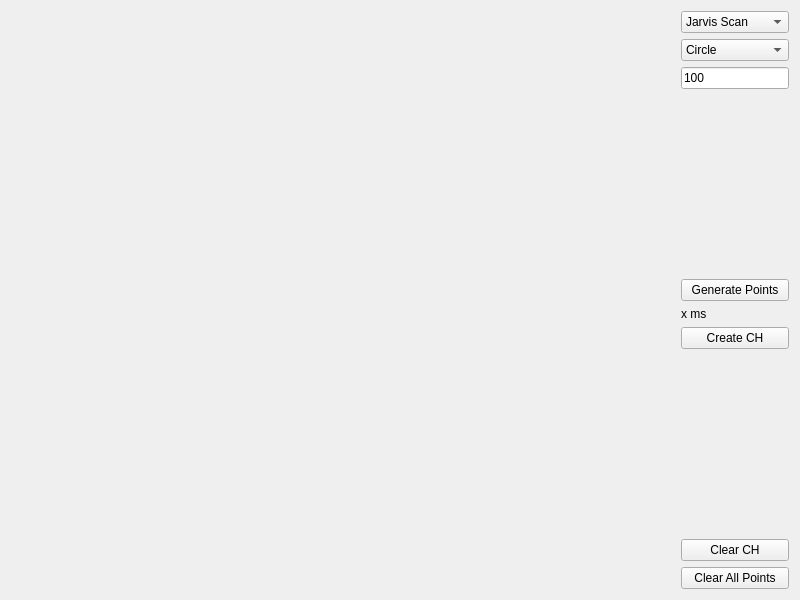
<?xml version="1.0" encoding="UTF-8"?>
<ui version="4.0">
 <class>Widget</class>
 <widget class="QWidget" name="Widget">
  <property name="geometry">
   <rect>
    <x>0</x>
    <y>0</y>
    <width>800</width>
    <height>600</height>
   </rect>
  </property>
  <property name="sizePolicy">
   <sizepolicy hsizetype="Minimum" vsizetype="Preferred">
    <horstretch>0</horstretch>
    <verstretch>0</verstretch>
   </sizepolicy>
  </property>
  <property name="maximumSize">
   <size>
    <width>16777214</width>
    <height>16777215</height>
   </size>
  </property>
  <property name="windowTitle">
   <string>Create Convex Hull</string>
  </property>
  <layout class="QHBoxLayout" name="horizontalLayout">
   <item>
    <widget class="Draw" name="Canvas" native="true">
     <property name="sizePolicy">
      <sizepolicy hsizetype="Preferred" vsizetype="Preferred">
       <horstretch>1</horstretch>
       <verstretch>0</verstretch>
      </sizepolicy>
     </property>
     <property name="maximumSize">
      <size>
       <width>16777215</width>
       <height>16777215</height>
      </size>
     </property>
    </widget>
   </item>
   <item>
    <layout class="QVBoxLayout" name="verticalLayout">
     <item>
      <widget class="QComboBox" name="comboBox">
       <item>
        <property name="text">
         <string>Jarvis Scan</string>
        </property>
       </item>
       <item>
        <property name="text">
         <string>QHull</string>
        </property>
       </item>
       <item>
        <property name="text">
         <string>Sweep Line</string>
        </property>
       </item>
      </widget>
     </item>
     <item>
      <widget class="QComboBox" name="comboBox_2">
       <item>
        <property name="text">
         <string>Circle</string>
        </property>
       </item>
       <item>
        <property name="text">
         <string>Random</string>
        </property>
       </item>
       <item>
        <property name="text">
         <string>Ellips</string>
        </property>
       </item>
       <item>
        <property name="text">
         <string>Grid</string>
        </property>
       </item>
       <item>
        <property name="text">
         <string>Star</string>
        </property>
       </item>
       <item>
        <property name="text">
         <string>Square</string>
        </property>
       </item>
      </widget>
     </item>
     <item>
      <widget class="QLineEdit" name="lineEdit">
       <property name="text">
        <string>100</string>
       </property>
      </widget>
     </item>
     <item>
      <spacer name="verticalSpacer">
       <property name="orientation">
        <enum>Qt::Vertical</enum>
       </property>
       <property name="sizeHint" stdset="0">
        <size>
         <width>20</width>
         <height>40</height>
        </size>
       </property>
      </spacer>
     </item>
     <item>
      <widget class="QPushButton" name="pushButton_4">
       <property name="text">
        <string>Generate Points</string>
       </property>
      </widget>
     </item>
     <item>
      <widget class="QLabel" name="label">
       <property name="text">
        <string>x ms</string>
       </property>
      </widget>
     </item>
     <item>
      <widget class="QPushButton" name="pushButton">
       <property name="text">
        <string>Create CH</string>
       </property>
      </widget>
     </item>
     <item>
      <spacer name="verticalSpacer_2">
       <property name="orientation">
        <enum>Qt::Vertical</enum>
       </property>
       <property name="sizeHint" stdset="0">
        <size>
         <width>20</width>
         <height>40</height>
        </size>
       </property>
      </spacer>
     </item>
     <item>
      <widget class="QPushButton" name="pushButton_2">
       <property name="text">
        <string>Clear CH</string>
       </property>
      </widget>
     </item>
     <item>
      <widget class="QPushButton" name="pushButton_3">
       <property name="text">
        <string>Clear All Points</string>
       </property>
      </widget>
     </item>
    </layout>
   </item>
  </layout>
 </widget>
 <customwidgets>
  <customwidget>
   <class>Draw</class>
   <extends>QWidget</extends>
   <header location="global">draw.h</header>
   <container>1</container>
  </customwidget>
 </customwidgets>
 <resources/>
 <connections/>
</ui>
